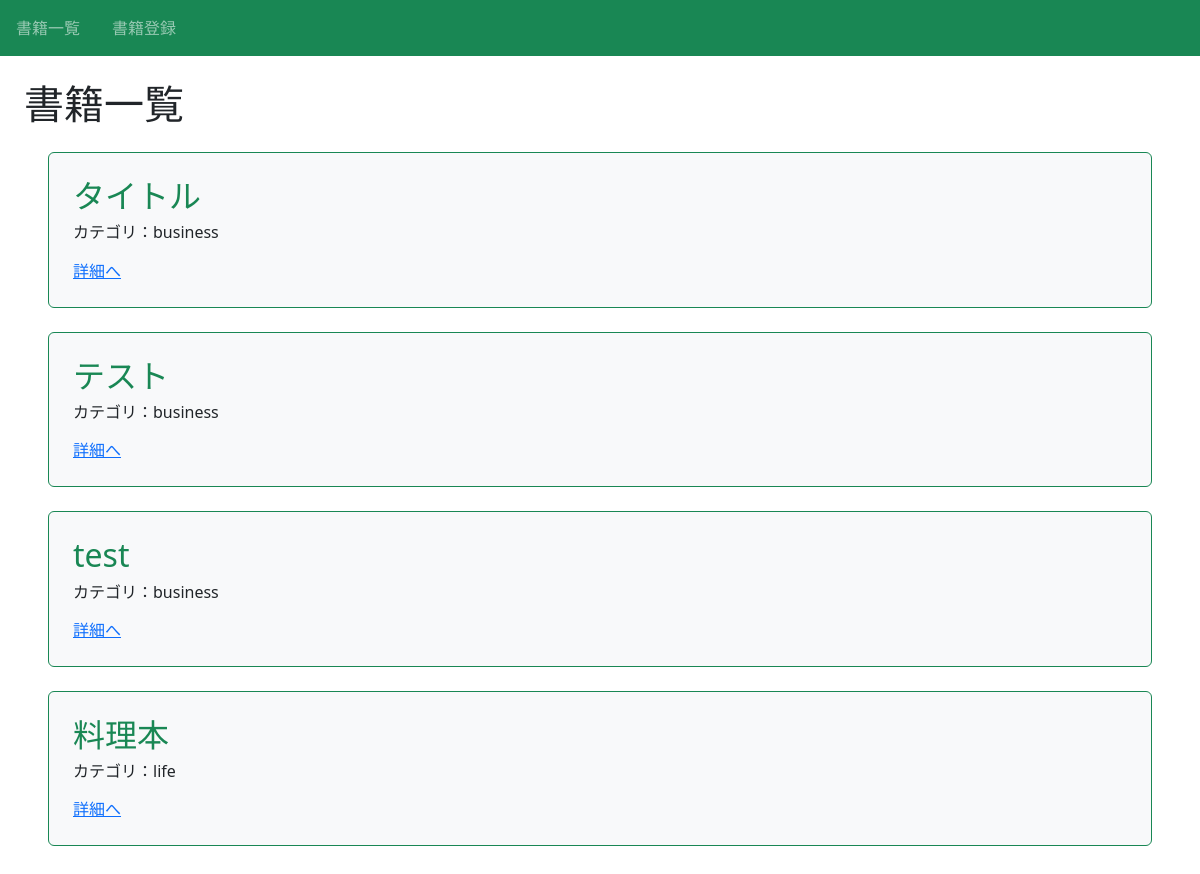
The app's page /, older data.
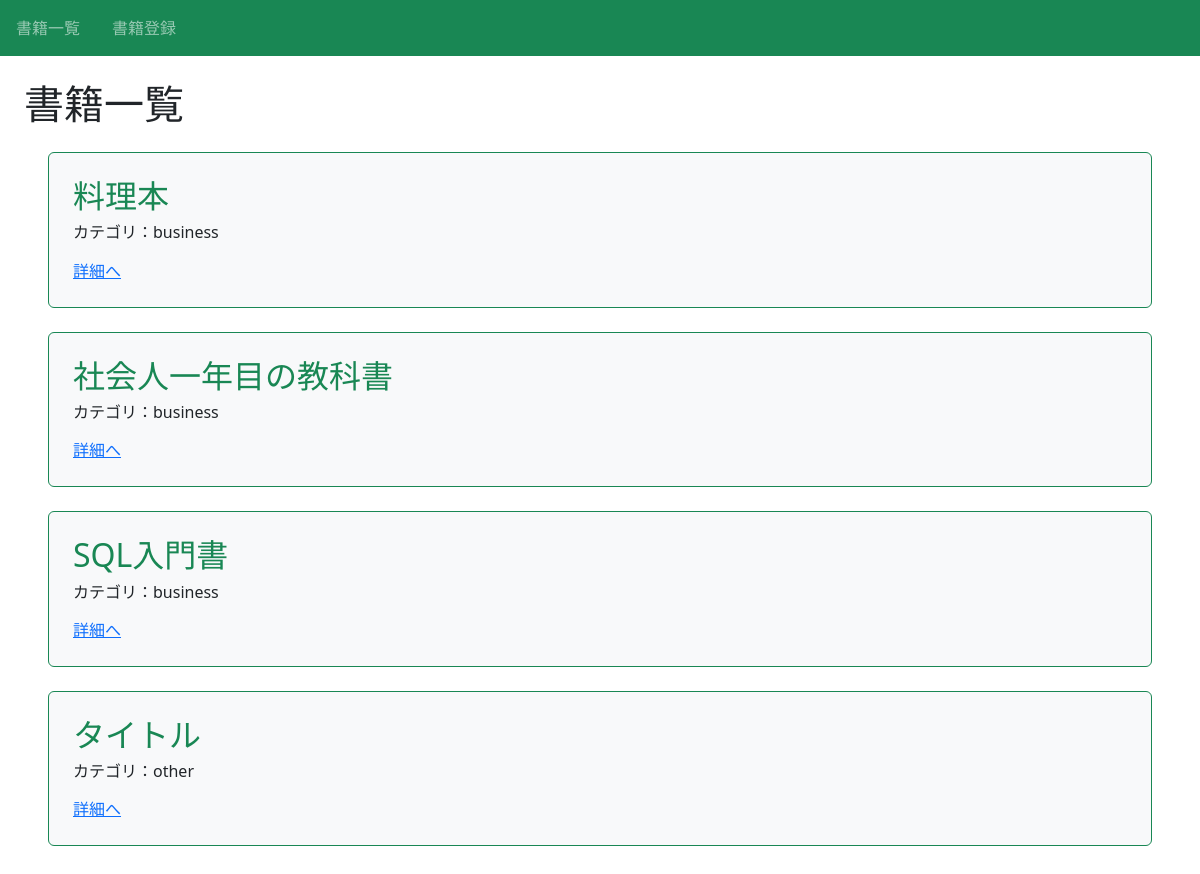
The same page, newer data.
### book/models.py (models this page shows, shortened)
class Book(models.Model):
    title = models.CharField(max_length=100)
    text = models.TextField(default='default value')
    category = models.CharField(
        max_length=100,
        choices=CATEGORY
         )

### book/views.py (the view)
# urls.py: path('', views.index_view, name="index"),
def index_view(request):
    object_list = Book.objects.order_by("category")
    return render(request, "book/index.html",{"object_list": object_list})

### book/templates/book/index.html (shortened to what this page needs)
{% extends "base.html" %}
{% block h1 %}書籍一覧{% endblock%}
{% block content %}
{% for item in object_list %}
<div class="p-4 m-4 bg-light border border-success rounded">
    <h2 class="text-success">{{ item.title }}</h2>
    <h6>カテゴリ：{{ item.category }}</h6>
    <div class="mt-3">
        <a href="{% url 'detail-book' item.pk %}">詳細へ</a>
    </div>
</div>
{% endfor %}
{% endblock content %}

### templates/base.html (shortened to what this page needs)
<!DOCTYPE html>
<html lang="en">
<head>
    <link href="https://cdn.jsdelivr.net/npm/bootstrap@5.3.0-alpha3/dist/css/bootstrap.min.css" rel="stylesheet"
>
</head>
<body>
    <nav class="navbar navbar-dark bg-success sticky-top">
        <div class="navbar-nav d-flex flex-row">
            <a class="nav-link mx-3" href="{% url 'list-book' %}">書籍一覧</a>
            <a class="nav-link mx-3" href="{% url 'create-book' %}">書籍登録</a>
        </div>
    </nav>
    <div class="p-4">
        <h1>{% block h1 %}{% endblock%}</h1>
        {% block content %}{% endblock content %}
    </div>
</body>
</html>

Row changes from the older to the newer data that the page shows:
removed Book: title "テスト", category "business"
removed Book: title "test", category "business"
changed Book "料理本": category "life" → "business"; moves up the list
added Book: title "社会人一年目の教科書", category "business"
added Book: title "SQL入門書", category "business"
changed Book "タイトル": category "business" → "other"
